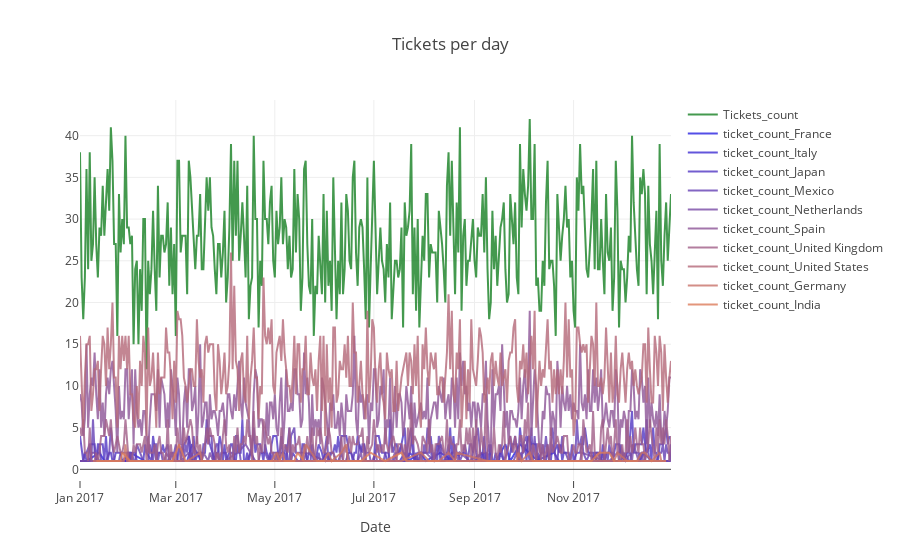

The cell this chart's notebook holds for it:
### Code cell
def create_trace(i,r,g,b):
    df1=df4[df4['country']==i]
    r=str(r)
    g=str(g)
    b=str(b)
    X='rgba('+r+', '+g+', '+b+', 0.8)'
    n="ticket_count_"+i
    trace=go.Scatter(
                    x = df1.ticket_created_at,
                    y = df1.ticket_count,
                    mode = "lines",
                    name = n,
                    marker = dict(color = X),
                    text= i)
    return [trace]

r=20
g=24
b=240
for i in df4.country.unique().tolist() :
    r+=20
    g+=10
    b-=15
    trace=create_trace(i,r,g,b)
    data=data+trace
    
layout = dict(title = 'Tickets per day',
              xaxis= dict(title= 'Date',ticklen= 7,zeroline= False)
             )
fig = dict(data = data, layout = layout)
py.offline.iplot(fig)

### Figure 1 — Plotly figure (JSON) as saved in the notebook; plotly's stock layout.template omitted (floating-point values rounded to 4 significant figures; data arrays with more than 128 entries replaced by an {"elided": "..."} marker saying what was removed)
{"data": [{"marker": {"color": "rgba(22, 128, 34, 0.8)"}, "mode": "lines", "name": "Tickets_count", "text": {"elided": "365 str values"}, "type": "scatter", "uid": "97b7d202-91ed-4445-bacf-c22b17806e2a", "x": {"elided": "365 str values"}, "y": {"elided": "365 int values"}}, {"marker": {"color": "rgba(40, 34, 225, 0.8)"}, "mode": "lines", "name": "ticket_count_France", "text": "France", "type": "scatter", "uid": "32fa5f52-5ab4-4cc5-a889-268310348e0a", "x": ["2017-01-01", "2017-01-03", "2017-01-05", "2017-01-13", "2017-01-16", "2017-01-22", "2017-01-30", "2017-02-01", "2017-02-10", "2017-02-12", "2017-02-19", "2017-02-28", "2017-03-12", "2017-03-14", "2017-03-15", "2017-03-16", "2017-03-21", "2017-03-22", "2017-04-01", "2017-04-05", "2017-04-14", "2017-04-15", "2017-04-23", "2017-04-30", "2017-05-02", "2017-05-06", "2017-05-07", "2017-05-12", "2017-06-01", "2017-06-06", "2017-06-13", "2017-06-14", "2017-06-22", "2017-06-25", "2017-07-03", "2017-07-20", "2017-07-21", "2017-07-22", "2017-07-30", "2017-08-02", "2017-08-11", "2017-08-19", "2017-08-22", "2017-08-26", "2017-09-03", "2017-09-12", "2017-09-14", "2017-09-20", "2017-09-23", "2017-09-29", "2017-10-10", "2017-10-12", "2017-10-16", "2017-10-23", "2017-10-28", "2017-10-31", "2017-11-13", "2017-12-11", "2017-12-15", "2017-12-19", "2017-12-21", "2017-12-23", "2017-12-24", "2017-12-30", "2017-12-31"], "y": [1, 1, 1, 2, 1, 1, 1, 2, 1, 1, 1, 1, 1, 1, 1, 1, 1, 1, 1, 1, 1, 1, 1, 1, 1, 1, 1, 1, 1, 1, 1, 1, 1, 1, 1, 1, 1, 1, 2, 1, 2, 1, 1, 1, 1, 1, 1, 3, 1, 3, 1, 1, 1, 1, 1, 1, 1, 1, 1, 1, 1, 1, 1, 1, 3]}, {"marker": {"color": "rgba(60, 44, 210, 0.8)"}, "mode": "lines", "name": "ticket_count_Italy", "text": "Italy", "type": "scatter", "uid": "7d125d18-d7af-491d-abbc-e23ffe06ee15", "x": ["2017-01-01", "2017-01-06", "2017-01-07", "2017-01-11", "2017-01-13", "2017-01-14", "2017-01-16", "2017-01-17", "2017-01-19", "2017-01-25", "2017-01-28", "2017-01-30", "2017-01-31", "2017-02-01", "2017-02-05", "2017-02-07", "2017-02-09", "2017-02-14", "2017-02-17", "2017-02-18", "2017-02-19", "2017-02-23", "2017-03-05", "2017-03-08", "2017-03-11", "2017-03-17", "2017-03-21", "2017-03-30", "2017-03-31", "2017-04-03", "2017-04-07", "2017-04-10", "2017-04-11", "2017-04-12", "2017-04-14", "2017-04-25", "2017-04-29", "2017-05-01", "2017-05-03", "2017-05-09", "2017-05-17", "2017-05-21", "2017-05-23", "2017-05-31", "2017-06-01", "2017-06-05", "2017-06-06", "2017-06-08", "2017-06-09", "2017-06-10", "2017-06-13", "2017-06-14", "2017-06-18", "2017-06-19", "2017-06-21", "2017-06-22", "2017-06-25", "2017-06-29", "2017-07-03", "2017-07-05", "2017-07-06", "2017-07-17", "2017-07-20", "2017-07-22", "2017-07-23", "2017-07-28", "2017-08-04", "2017-08-07", "2017-08-12", "2017-08-13", "2017-08-26", "2017-08-28", "2017-09-01", "2017-09-06", "2017-09-07", "2017-09-10", "2017-09-13", "2017-09-19", "2017-09-20", "2017-10-01", "2017-10-02", "2017-10-04", "2017-10-07", "2017-10-08", "2017-10-09", "2017-10-20", "2017-10-23", "2017-11-01", "2017-11-06", "2017-11-12", "2017-11-14", "2017-11-15", "2017-11-16", "2017-11-21", "2017-11-28", "2017-11-30", "2017-12-02", "2017-12-03", "2017-12-05", "2017-12-07", "2017-12-08", "2017-12-12", "2017-12-14", "2017-12-19", "2017-12-28", "2017-12-29"], "y": [1, 1, 1, 1, 1, 1, 1, 1, 1, 1, 1, 1, 1, 1, 1, 1, 1, 1, 1, 1, 1, 1, 1, 1, 3, 1, 1, 1, 1, 1, 1, 1, 1, 1, 1, 1, 1, 1, 1, 1, 1, 1, 1, 1, 2, 1, 1, 1, 1, 1, 1, 1, 1, 1, 1, 1, 1, 1, 1, 1, 1, 1, 2, 1, 2, 1, 1, 1, 1, 1, 2, 1, 1, 2, 1, 1, 1, 1, 1, 1, 1, 1, 1, 1, 1, 2, 1, 1, 1, 1, 2, 1, 1, 1, 1, 1, 2, 1, 1, 1, 1, 1, 2, 1, 1, 1]}, {"marker": {"color": "rgba(80, 54, 195, 0.8)"}, "mode": "lines", "name": "ticket_count_Japan", "text": "Japan", "type": "scatter", "uid": "4670086a-e571-4fb8-83c2-4bc437718d7c", "x": {"elided": "304 str values"}, "y": {"elided": "304 int values"}}, {"marker": {"color": "rgba(100, 64, 180, 0.8)"}, "mode": "lines", "name": "ticket_count_Mexico", "text": "Mexico", "type": "scatter", "uid": "4df37ed5-97ac-4f61-83cd-b1f8907b8de7", "x": {"elided": "285 str values"}, "y": {"elided": "285 int values"}}, {"marker": {"color": "rgba(120, 74, 165, 0.8)"}, "mode": "lines", "name": "ticket_count_Netherlands", "text": "Netherlands", "type": "scatter", "uid": "31ea98ce-9abd-4897-8cf0-31a51a66824f", "x": {"elided": "149 str values"}, "y": {"elided": "149 int values"}}, {"marker": {"color": "rgba(140, 84, 150, 0.8)"}, "mode": "lines", "name": "ticket_count_Spain", "text": "Spain", "type": "scatter", "uid": "22aefb6f-a955-4f42-bc93-5cca432ac72c", "x": {"elided": "365 str values"}, "y": {"elided": "365 int values"}}, {"marker": {"color": "rgba(160, 94, 135, 0.8)"}, "mode": "lines", "name": "ticket_count_United Kingdom", "text": "United Kingdom", "type": "scatter", "uid": "2096d01e-40f3-435d-905a-83d1fa85a738", "x": {"elided": "350 str values"}, "y": {"elided": "350 int values"}}, {"marker": {"color": "rgba(180, 104, 120, 0.8)"}, "mode": "lines", "name": "ticket_count_United States", "text": "United States", "type": "scatter", "uid": "17632786-4b0d-46ca-b6a4-559c6542649b", "x": {"elided": "365 str values"}, "y": {"elided": "365 int values"}}, {"marker": {"color": "rgba(200, 114, 105, 0.8)"}, "mode": "lines", "name": "ticket_count_Germany", "text": "Germany", "type": "scatter", "uid": "bf92dc2a-9ecf-4695-bb97-88c2a6bc08fb", "x": ["2017-01-09", "2017-01-10", "2017-01-13", "2017-01-14", "2017-01-15", "2017-01-18", "2017-01-23", "2017-01-27", "2017-01-28", "2017-01-29", "2017-01-30", "2017-01-31", "2017-02-02", "2017-02-25", "2017-02-27", "2017-03-05", "2017-03-07", "2017-03-08", "2017-03-16", "2017-03-17", "2017-04-08", "2017-04-09", "2017-04-11", "2017-04-17", "2017-04-18", "2017-04-21", "2017-04-27", "2017-04-29", "2017-05-02", "2017-05-04", "2017-05-06", "2017-05-07", "2017-05-08", "2017-05-16", "2017-05-18", "2017-05-20", "2017-05-27", "2017-05-31", "2017-06-03", "2017-06-05", "2017-06-11", "2017-06-14", "2017-06-15", "2017-07-05", "2017-07-06", "2017-07-09", "2017-07-18", "2017-07-30", "2017-08-04", "2017-08-10", "2017-08-16", "2017-08-20", "2017-08-21", "2017-09-09", "2017-09-19", "2017-09-22", "2017-09-25", "2017-09-27", "2017-09-28", "2017-09-30", "2017-10-05", "2017-10-07", "2017-10-08", "2017-10-26", "2017-11-08", "2017-11-10", "2017-11-22", "2017-11-23", "2017-11-26", "2017-11-28", "2017-12-04", "2017-12-05", "2017-12-07", "2017-12-08", "2017-12-10", "2017-12-13", "2017-12-15", "2017-12-19", "2017-12-24", "2017-12-25"], "y": [1, 1, 1, 1, 1, 1, 1, 1, 1, 3, 1, 1, 1, 1, 1, 1, 1, 1, 2, 1, 1, 1, 1, 1, 1, 1, 1, 1, 2, 1, 2, 1, 1, 1, 1, 3, 1, 1, 2, 1, 2, 3, 1, 1, 1, 1, 1, 2, 1, 1, 2, 1, 2, 1, 1, 1, 1, 1, 2, 1, 2, 1, 1, 1, 1, 1, 1, 1, 1, 2, 1, 1, 1, 1, 1, 2, 2, 1, 2, 1]}, {"marker": {"color": "rgba(220, 124, 90, 0.8)"}, "mode": "lines", "name": "ticket_count_India", "text": "India", "type": "scatter", "uid": "916c99b8-9725-46cd-8857-3ad614e6e40f", "x": ["2017-01-11", "2017-01-14", "2017-01-19", "2017-01-22", "2017-01-23", "2017-01-24", "2017-01-26", "2017-01-27", "2017-02-01", "2017-02-04", "2017-02-08", "2017-02-15", "2017-02-17", "2017-02-18", "2017-02-22", "2017-02-23", "2017-02-27", "2017-03-03", "2017-03-07", "2017-03-12", "2017-03-18", "2017-03-25", "2017-03-27", "2017-04-02", "2017-04-11", "2017-04-12", "2017-04-17", "2017-04-28", "2017-05-07", "2017-05-13", "2017-05-15", "2017-05-19", "2017-05-20", "2017-06-01", "2017-06-03", "2017-06-07", "2017-06-09", "2017-06-12", "2017-06-16", "2017-06-23", "2017-06-29", "2017-07-08", "2017-07-18", "2017-07-21", "2017-07-23", "2017-07-30", "2017-08-01", "2017-08-03", "2017-08-05", "2017-08-08", "2017-08-09", "2017-08-10", "2017-08-12", "2017-08-15", "2017-08-24", "2017-08-28", "2017-08-31", "2017-09-13", "2017-09-20", "2017-09-23", "2017-10-01", "2017-10-05", "2017-10-16", "2017-10-18", "2017-10-24", "2017-10-25", "2017-11-07", "2017-11-12", "2017-11-17", "2017-11-23", "2017-11-26", "2017-11-28", "2017-12-02", "2017-12-11", "2017-12-12", "2017-12-13", "2017-12-17", "2017-12-19", "2017-12-20", "2017-12-22", "2017-12-26", "2017-12-27", "2017-12-28"], "y": [1, 1, 1, 1, 1, 1, 1, 2, 1, 1, 1, 1, 1, 1, 1, 1, 1, 3, 1, 1, 1, 1, 1, 1, 1, 1, 1, 1, 1, 1, 2, 1, 1, 1, 1, 1, 1, 1, 1, 1, 2, 1, 2, 1, 1, 1, 1, 1, 1, 1, 1, 1, 1, 1, 1, 1, 1, 1, 1, 1, 1, 1, 1, 1, 1, 1, 1, 1, 2, 2, 1, 1, 1, 1, 1, 1, 1, 1, 1, 1, 1, 1, 1]}], "layout": {"title": "Tickets per day", "xaxis": {"ticklen": 7, "title": "Date", "zeroline": false}}}
